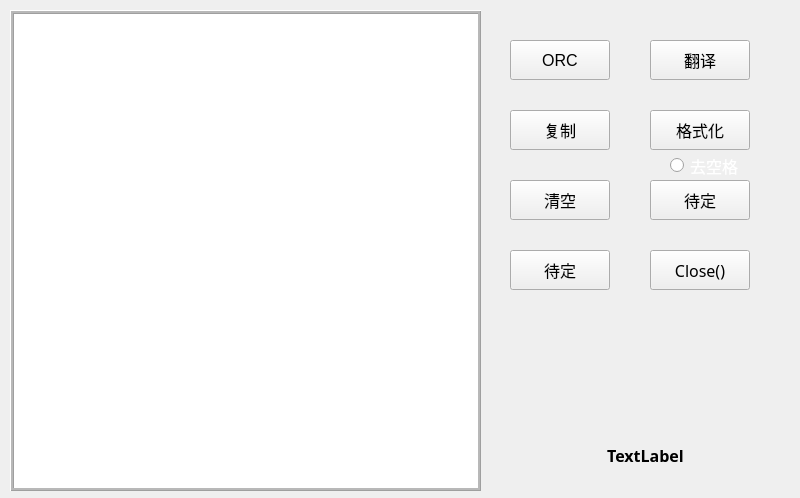
<?xml version="1.0" encoding="UTF-8"?>
<ui version="4.0">
 <class>Form</class>
 <widget class="QWidget" name="Form">
  <property name="windowModality">
   <enum>Qt::NonModal</enum>
  </property>
  <property name="geometry">
   <rect>
    <x>0</x>
    <y>0</y>
    <width>800</width>
    <height>498</height>
   </rect>
  </property>
  <property name="font">
   <font>
    <family>微软雅黑</family>
    <pointsize>12</pointsize>
   </font>
  </property>
  <property name="windowTitle">
   <string>远哥文字处理tool</string>
  </property>
  <property name="windowIcon">
   <iconset>
    <normaloff>chicken.jpg</normaloff>chicken.jpg</iconset>
  </property>
  <widget class="QTextEdit" name="textEdit">
   <property name="geometry">
    <rect>
     <x>10</x>
     <y>10</y>
     <width>471</width>
     <height>481</height>
    </rect>
   </property>
   <property name="font">
    <font>
     <family>Arial</family>
     <pointsize>12</pointsize>
    </font>
   </property>
   <property name="frameShape">
    <enum>QFrame::Box</enum>
   </property>
   <property name="frameShadow">
    <enum>QFrame::Raised</enum>
   </property>
   <property name="lineWidth">
    <number>1</number>
   </property>
   <property name="midLineWidth">
    <number>2</number>
   </property>
  </widget>
  <widget class="QPushButton" name="pushButton_orc">
   <property name="geometry">
    <rect>
     <x>510</x>
     <y>40</y>
     <width>100</width>
     <height>40</height>
    </rect>
   </property>
   <property name="font">
    <font>
     <family>Arial</family>
     <pointsize>12</pointsize>
    </font>
   </property>
   <property name="text">
    <string>ORC</string>
   </property>
  </widget>
  <widget class="QPushButton" name="pushButton_trans">
   <property name="geometry">
    <rect>
     <x>650</x>
     <y>40</y>
     <width>100</width>
     <height>40</height>
    </rect>
   </property>
   <property name="font">
    <font>
     <family>微软雅黑</family>
     <pointsize>12</pointsize>
    </font>
   </property>
   <property name="text">
    <string>翻译</string>
   </property>
  </widget>
  <widget class="QPushButton" name="pushButton_copy">
   <property name="geometry">
    <rect>
     <x>510</x>
     <y>110</y>
     <width>100</width>
     <height>40</height>
    </rect>
   </property>
   <property name="font">
    <font>
     <family>微软雅黑</family>
     <pointsize>12</pointsize>
    </font>
   </property>
   <property name="text">
    <string>复制</string>
   </property>
  </widget>
  <widget class="QPushButton" name="pushButton_enter">
   <property name="geometry">
    <rect>
     <x>650</x>
     <y>110</y>
     <width>100</width>
     <height>40</height>
    </rect>
   </property>
   <property name="text">
    <string>格式化</string>
   </property>
  </widget>
  <widget class="QPushButton" name="pushButton_close">
   <property name="geometry">
    <rect>
     <x>650</x>
     <y>250</y>
     <width>100</width>
     <height>40</height>
    </rect>
   </property>
   <property name="text">
    <string>Close()</string>
   </property>
  </widget>
  <widget class="QPushButton" name="pushButton_create_3">
   <property name="geometry">
    <rect>
     <x>510</x>
     <y>250</y>
     <width>100</width>
     <height>40</height>
    </rect>
   </property>
   <property name="text">
    <string>待定</string>
   </property>
  </widget>
  <widget class="QPushButton" name="pushButton_clear">
   <property name="geometry">
    <rect>
     <x>510</x>
     <y>180</y>
     <width>100</width>
     <height>40</height>
    </rect>
   </property>
   <property name="text">
    <string>清空</string>
   </property>
  </widget>
  <widget class="QPushButton" name="pushButton_clear_4">
   <property name="geometry">
    <rect>
     <x>650</x>
     <y>180</y>
     <width>100</width>
     <height>40</height>
    </rect>
   </property>
   <property name="text">
    <string>待定</string>
   </property>
  </widget>
  <widget class="QRadioButton" name="select_blank">
   <property name="geometry">
    <rect>
     <x>670</x>
     <y>150</y>
     <width>101</width>
     <height>31</height>
    </rect>
   </property>
   <property name="palette">
    <palette>
     <active>
      <colorrole role="WindowText">
       <brush brushstyle="SolidPattern">
        <color alpha="255">
         <red>255</red>
         <green>255</green>
         <blue>255</blue>
        </color>
       </brush>
      </colorrole>
     </active>
     <inactive>
      <colorrole role="WindowText">
       <brush brushstyle="SolidPattern">
        <color alpha="255">
         <red>255</red>
         <green>255</green>
         <blue>255</blue>
        </color>
       </brush>
      </colorrole>
     </inactive>
     <disabled>
      <colorrole role="WindowText">
       <brush brushstyle="SolidPattern">
        <color alpha="255">
         <red>120</red>
         <green>120</green>
         <blue>120</blue>
        </color>
       </brush>
      </colorrole>
     </disabled>
    </palette>
   </property>
   <property name="font">
    <font>
     <family>微软雅黑</family>
     <pointsize>12</pointsize>
     <underline>false</underline>
    </font>
   </property>
   <property name="text">
    <string>去空格</string>
   </property>
   <property name="checked">
    <bool>false</bool>
   </property>
  </widget>
  <widget class="QLabel" name="label">
   <property name="geometry">
    <rect>
     <x>0</x>
     <y>0</y>
     <width>801</width>
     <height>501</height>
    </rect>
   </property>
   <property name="frameShape">
    <enum>QFrame::NoFrame</enum>
   </property>
   <property name="frameShadow">
    <enum>QFrame::Sunken</enum>
   </property>
   <property name="text">
    <string/>
   </property>
   <property name="pixmap">
    <pixmap>wanye.jpg</pixmap>
   </property>
  </widget>
  <widget class="QLabel" name="label_time">
   <property name="geometry">
    <rect>
     <x>520</x>
     <y>440</y>
     <width>251</width>
     <height>31</height>
    </rect>
   </property>
   <property name="palette">
    <palette>
     <active>
      <colorrole role="WindowText">
       <brush brushstyle="SolidPattern">
        <color alpha="255">
         <red>0</red>
         <green>0</green>
         <blue>0</blue>
        </color>
       </brush>
      </colorrole>
     </active>
     <inactive>
      <colorrole role="WindowText">
       <brush brushstyle="SolidPattern">
        <color alpha="255">
         <red>0</red>
         <green>0</green>
         <blue>0</blue>
        </color>
       </brush>
      </colorrole>
     </inactive>
     <disabled>
      <colorrole role="WindowText">
       <brush brushstyle="SolidPattern">
        <color alpha="255">
         <red>120</red>
         <green>120</green>
         <blue>120</blue>
        </color>
       </brush>
      </colorrole>
     </disabled>
    </palette>
   </property>
   <property name="font">
    <font>
     <family>微软雅黑</family>
     <pointsize>12</pointsize>
     <weight>75</weight>
     <bold>true</bold>
    </font>
   </property>
   <property name="text">
    <string>TextLabel</string>
   </property>
   <property name="alignment">
    <set>Qt::AlignCenter</set>
   </property>
  </widget>
  <zorder>label</zorder>
  <zorder>textEdit</zorder>
  <zorder>pushButton_orc</zorder>
  <zorder>pushButton_trans</zorder>
  <zorder>pushButton_copy</zorder>
  <zorder>pushButton_enter</zorder>
  <zorder>pushButton_close</zorder>
  <zorder>pushButton_create_3</zorder>
  <zorder>pushButton_clear</zorder>
  <zorder>pushButton_clear_4</zorder>
  <zorder>select_blank</zorder>
  <zorder>label_time</zorder>
 </widget>
 <resources/>
 <connections>
  <connection>
   <sender>pushButton_orc</sender>
   <signal>clicked()</signal>
   <receiver>textEdit</receiver>
   <slot>clear()</slot>
   <hints>
    <hint type="sourcelabel">
     <x>394</x>
     <y>129</y>
    </hint>
    <hint type="destinationlabel">
     <x>397</x>
     <y>258</y>
    </hint>
   </hints>
  </connection>
 </connections>
</ui>
